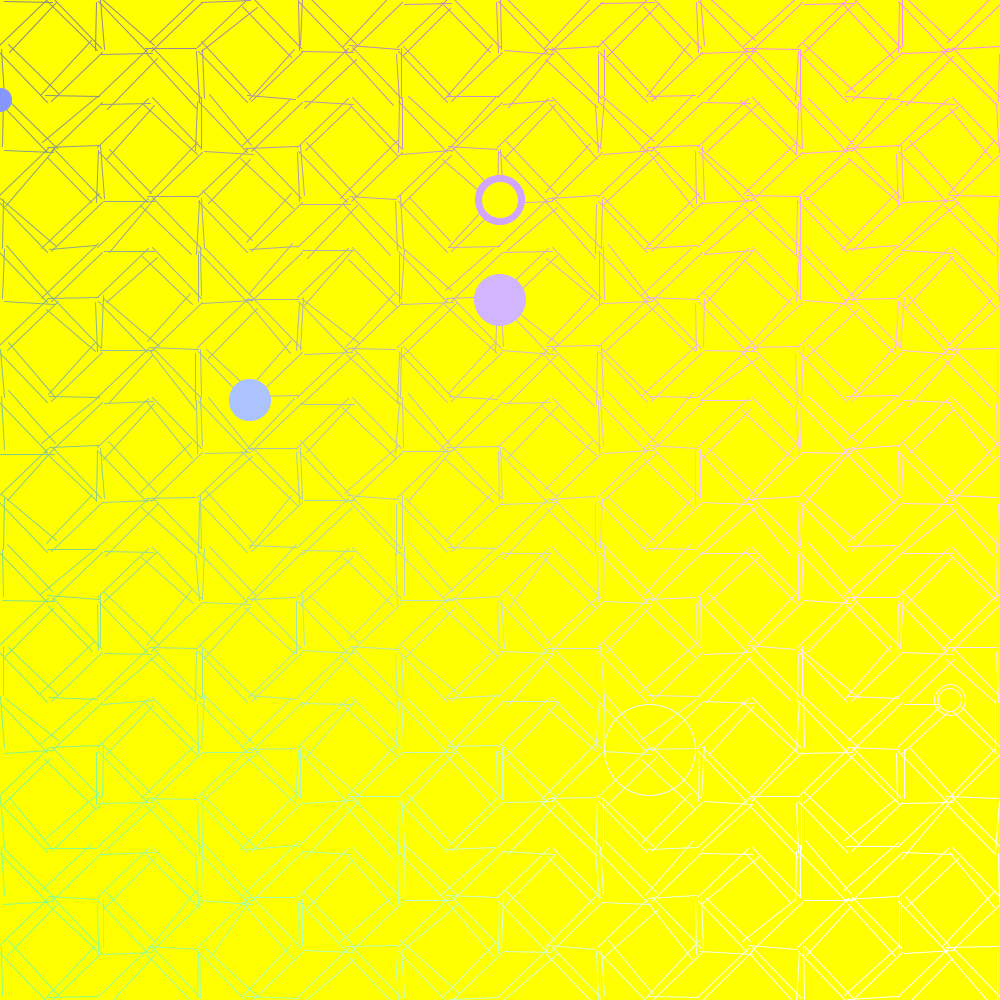
Frame 1 (no input)
Frame 60 (the mouse pressed at the canvas centre just before this capture): identical to frame 1, image omitted
Frame 120 (the mouse held since frame 60 and released just before this capture): identical to frame 1, image omitted

The Processing sketch that drew this single still picture (run headless with seeded random() and noise(); from frame 60 on, the mouse is pressed at the canvas centre):

// Processing sketch: wallpaper
// ── wallpaper.pde
//truchet tiling 1

float rW = 50;
float rH = 50;
float[] pattern = {1.0, 0.25, 0.75, 0.5};
//float[] pattern = {random(1.0)};


void setup(){
  size(1000,1000);
  background(255, 255, 0);
  noFill();
  
  stroke(255);
  
    for(int j=0;j<height/rH;j++){
      int t = 0;
      
     //check to see if row is even or odd
      if(j%3 !=0){
        t = pattern.length/2;
      
      }
      
     for(int i=0;i<width/rW;i++){
      float v = pattern[t];
      //float v = random(1.0); //pattern[t];
      float r = toQuadrant(v);
      println(v,degrees(r),i);
      drawSeed(i*rW,j*rH,r);
      
      //if(i % 7 == 0 && j % 7 == 0) {//random(1.0) > 0.93) {
      if(random(1.0) > 0.97) {

        int offset = 135;
        stroke(i*rW*0.15 + offset, j*rW*0.15 + offset, (40-i)*rW*0.15 + offset);
        
        fill(i*rW*0.15 + offset, j*rW*0.15 + offset, (40-i)*rW*0.15 + offset);
        if(random(1.0) > 0.50) {
          noFill();
        }
        drawCircle(Math.round(i*rW), Math.round(j*rH), random(100));
      }
      t++;
      if(t>pattern.length-1){
        t = 0;
      }

    }
  }
}

void draw(){
  
}

void drawCircle(int x, int y, float radius) {
  ellipse(x, y, radius, radius);
  if(radius > random(150)) {
    radius *= 0.751f;
    fill(255, 255, 0);
    if(random(1.0) > 0.5) {
      noFill();
    }
    drawCircle(x, y, radius);
  }
}

float toQuadrant(float v){
  if(v <=0.25){
    return 2*PI*0.25;
  }
  else if(v >0.25 && v<=0.5){
    return  2*PI*0.5;
  }
  else if(v >0.5 && v<=0.75){
    return  2*PI*0.75;
  }
  else{
     return 2*PI;
  }
}

void drawSeed(float x, float y,float r){
  pushMatrix();
   translate(x+rW/2,y+rH/2);
   rotate(r + random(0.0));
   noFill();
   rectMode(CENTER);
   //rect(0,0,rW,rH); 
   //fill(255);
   noFill();
   //line(-rW/2,-rH/2,rW/2,-rH/2);
   //stroke(random(255), random(255), random(255));
   int offset = 135;
   stroke(x*0.15 + offset, y*0.15 + offset, x*0.15 + offset);
   line(rW/2 + random(10),-rH/2 + random(10),-rW/2 + random(10),rH/2 + random(10));
   line(rW/2 - 2,-rH/2 - 2,-rW/2 - 2,rH/2 - 2);
   line(-rW/2 + random(5),-rH/2 + random(5),rW/2 + random(5),-rH/2 + random(5));

   //triangle(-rW/2,-rH/2,rW/2,-rH/2,-rW/2,rH/2);
 popMatrix();
  
}
